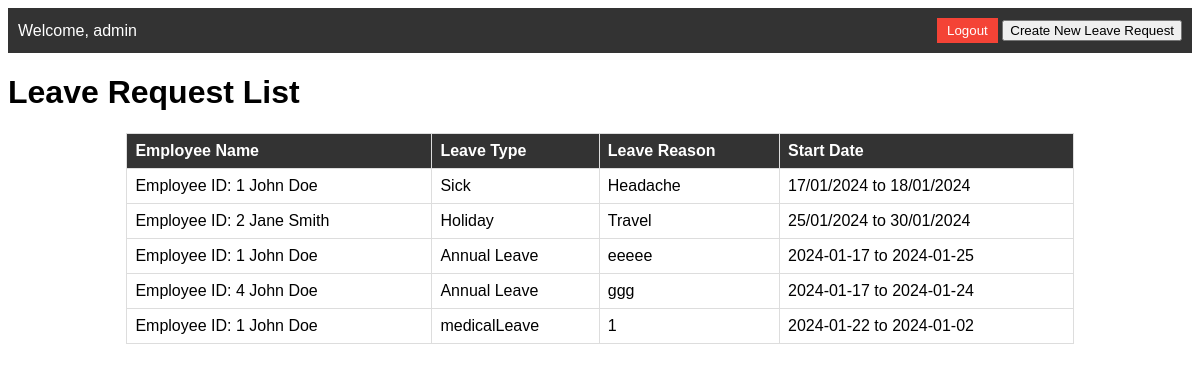
The page /dashboardLeaveRequest (signed in) on the database as committed earlier.
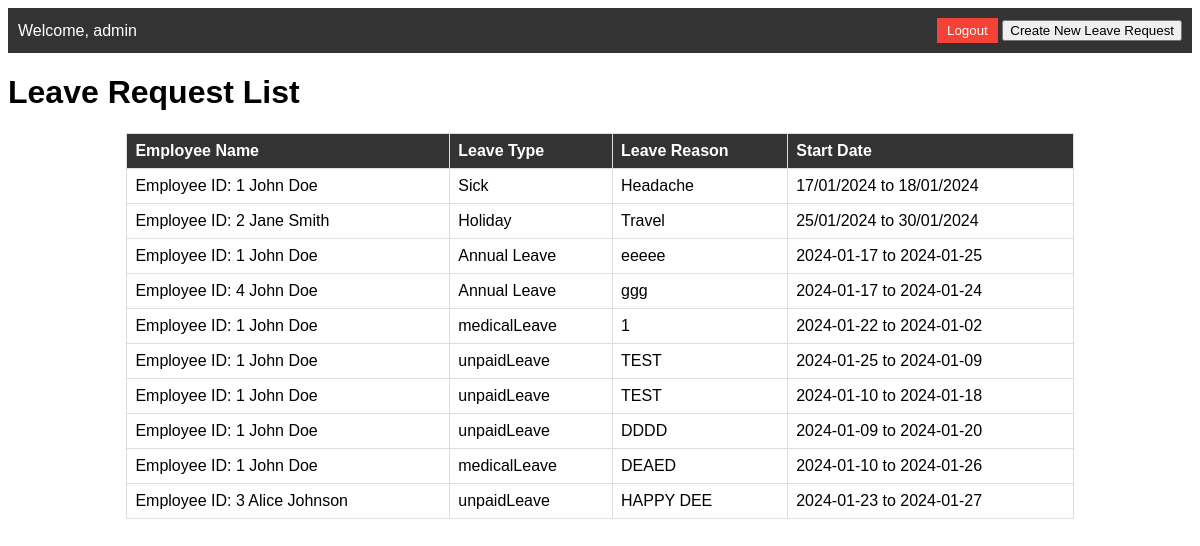
The same page on the database as committed later.
### models/employee.py (models this page shows, shortened)
class employee(Base):
    __tablename__ = 'employees'
    employeeID = Column(Integer, primary_key=True)
    firstname = Column(String)
    lastname = Column(String)
    birthdate = Column(String)
    department = Column(String)

### models/request.py (models this page shows, shortened)
class request(Base):
    __tablename__ = 'requests'
    requestID = Column(Integer, Sequence('request_id_seq'), primary_key=True)
    requestDate = Column(DateTime, default=datetime.utcnow)
    requestReason = Column(String)
    requestStatus = Column(String)
    leaveType = Column(String)
    startLeaveDate = Column(String)
    endLeaveDate = Column(String)
    employeeID = Column(String)

### app.py (the view)
@app.route('/dashboardLeaveRequest')
def dashboardLeaveRequest():
    if 'userinfo' in session:
        ddd = session['userinfo']
        aa = {'firstname': ddd['firstname'], 'lastname': ddd['lastname'], 'username': ddd['username'], 'employeeID': ddd['employeeID'], 'role': ddd['role']}
        employeerequests = requestController.get_request_and_employee_data()
        return render_template('dashboardLeaveRequestPage.html', lstrequests=employeerequests, user=aa)
    return redirect(url_for('login'))

### controllers/requestController.py (called while the page is built)
    def get_request_and_employee_data():
        engine = create_engine('sqlite:///HRLeaveRequest.db', echo=True)
        Session = sessionmaker(bind=engine)
        session = Session()
        employeereqeuests = session.query(request, employee).join(employee, request.employeeID == employee.employeeID).all()
        return employeereqeuests

### templates/dashboardLeaveRequestPage.html (shortened to what this page needs)
<!DOCTYPE html>
<html>
<head>
</head>
<body>
    <nav>
        <div>
            <span>Welcome, {{ user.firstname }}</span>
        </div>
        <div>
            <button class="logout-btn" onclick="logout()">Logout</button>
            <button class="request-btn" onclick="window.location.href='/requestPage'">Create New Leave Request</button>
        </div>
    </nav>
    <h1>Leave Request List</h1>
    <table>
        <thead>
            <tr>
                <th>Employee Name</th>
                <th>Leave Type</th>
                <th>Leave Reason</th>
                <th>Start Date</th>
            </tr>
        </thead>
        <tbody>
            {% for item in lstrequests %}
            <tr>
                <td>{{ "Employee ID: " + item.employee.employeeID.__str__() + " " + item.employee.firstname + " " +
                    item.employee.lastname }}</td>
                <td>{{ item.request.leaveType }}</td>
                <td>{{ item.request.requestReason }}</td>
                <td>{{ item.request.startLeaveDate + " to " + item.request.endLeaveDate }}</td>
            </tr>
            {% endfor %}
        </tbody>
    </table>
</body>
</html>

### templates/dashboardLeaveRequestPage.html (style rules this page uses)
body { font-family: Arial, sans-serif; }
nav { background-color: #333; color: white; padding: 10px; display: flex; justify-content: space-between; align-items: center; }
.logout-btn { background-color: #f44336; color: white; padding: 5px 10px; border: none; cursor: pointer; }
table { border-collapse: collapse; width: 80%; margin: 20px auto; }
th, td { border: 1px solid #ddd; padding: 8px; text-align: left; }
th { background-color: #333; color: white; }

Rows that differ between the two databases and show on the page:
added request: employee.employeeID+firstname+lastname "Employee ID: 1 John Doe", request.leaveType "unpaidLeave", request.requestReason "TEST", request "2024-01-25 to 2024-01-09"
added request: employee.employeeID+firstname+lastname "Employee ID: 1 John Doe", request.leaveType "unpaidLeave", request.requestReason "TEST", request "2024-01-10 to 2024-01-18"
added request: employee.employeeID+firstname+lastname "Employee ID: 1 John Doe", request.leaveType "unpaidLeave", request.requestReason "DDDD", request "2024-01-09 to 2024-01-20"
added request: employee.employeeID+firstname+lastname "Employee ID: 1 John Doe", request.leaveType "medicalLeave", request.requestReason "DEAED", request "2024-01-10 to 2024-01-26"
added request: request.leaveType "unpaidLeave", request.requestReason "HAPPY DEE", request "2024-01-23 to 2024-01-27"
now on this page (row unchanged): employee: employeeID+firstname+lastname "Employee ID: 3 Alice Johnson"
